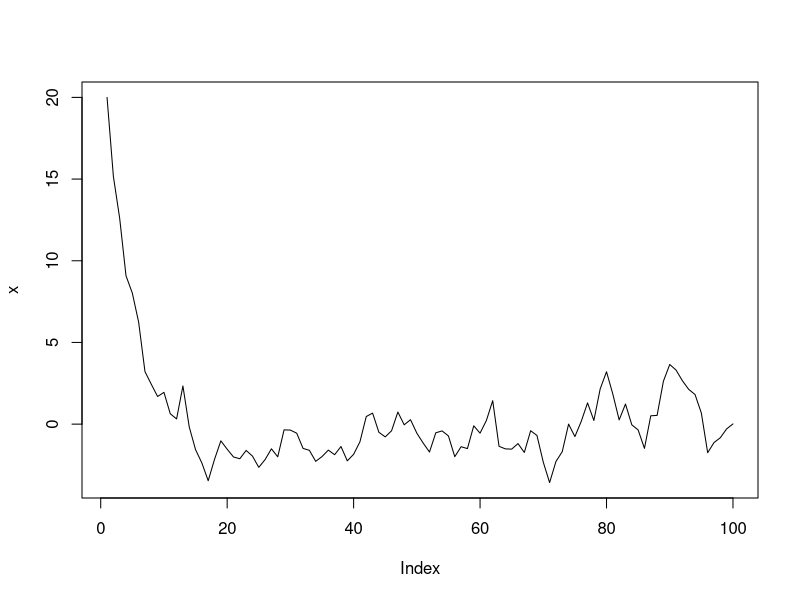

Write the R code that produced this figure.
#AR1 (Auto-Regresive process)

a <- 0.8
sigma <- 1
tmax <- 100
x <- rep(0,tmax)
x[1] <- 20

par(mfrow = c(1,1))
for (t in 2:tmax) {
  x[t] <- a * x[t-1] + sigma*rnorm(1) # rnorm gives noise
}

plot(x, type='l')